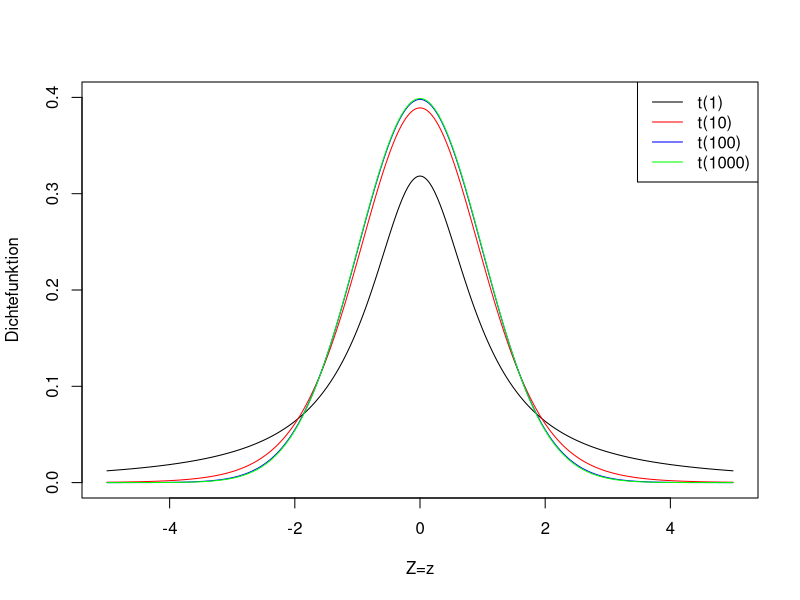
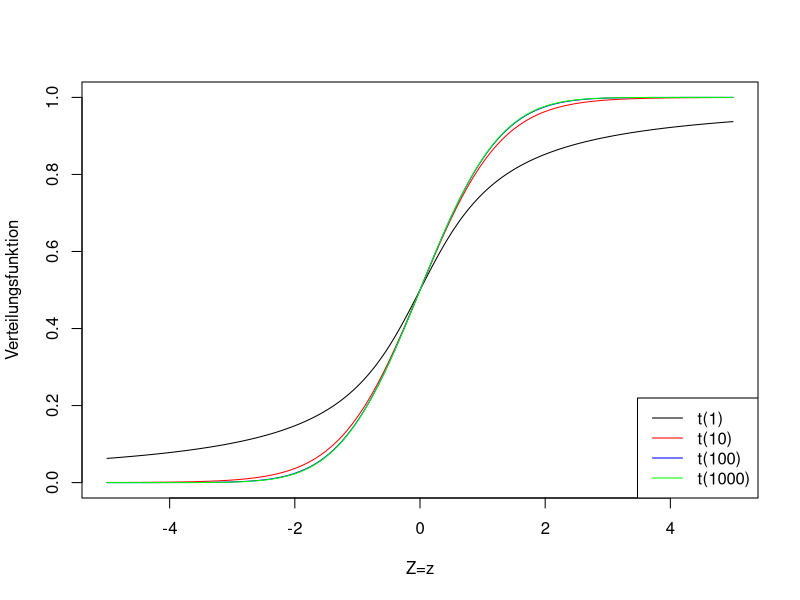

The R source for these figures, in order:
## ---- chunk 1
# pdf
plot(seq(-5,5,0.01), dt(seq(-5,5,0.01), 1), ylim=c(0,0.4), type='l',
     xlab='Z=z', ylab='Dichtefunktion')
lines(seq(-5,5,0.01), dt(seq(-5,5,0.01), 10), col='red')
lines(seq(-5,5,0.01), dt(seq(-5,5,0.01), 100), col='blue')
lines(seq(-5,5,0.01), dt(seq(-5,5,0.01), 1000), col='green')
legend('topright', legend=c('t(1)', 't(10)', 't(100)', 't(1000)'),
       col=c('black', 'red', 'blue', 'green'), lty=1)
# cdf
plot(seq(-5,5,0.01), pt(seq(-5,5,0.01), 1), ylim=c(0,1), type='l',
     xlab='Z=z', ylab='Verteilungsfunktion')
lines(seq(-5,5,0.01), pt(seq(-5,5,0.01), 10), ylim=c(0,1), col='red')
lines(seq(-5,5,0.01), pt(seq(-5,5,0.01), 100), ylim=c(0,1), col='blue')
lines(seq(-5,5,0.01), pt(seq(-5,5,0.01), 1000), ylim=c(0,1), col='green')
legend('bottomright', legend=c('t(1)', 't(10)', 't(100)', 't(1000)'),
       col=c('black', 'red', 'blue', 'green'), lty=1)
## ---- chunk 2
# Paket laden, das für das Einlesen von xlsx gebraucht wird
library("readxl")
# Daten einlesen
reisedat <- read_excel("data/Daten_Distanz_Reisezeit_2022.xlsx", na = "-999")
# in Zahlen und data.frame umwandeln
reisedat <- as.data.frame(apply(reisedat, 2, as.numeric))
